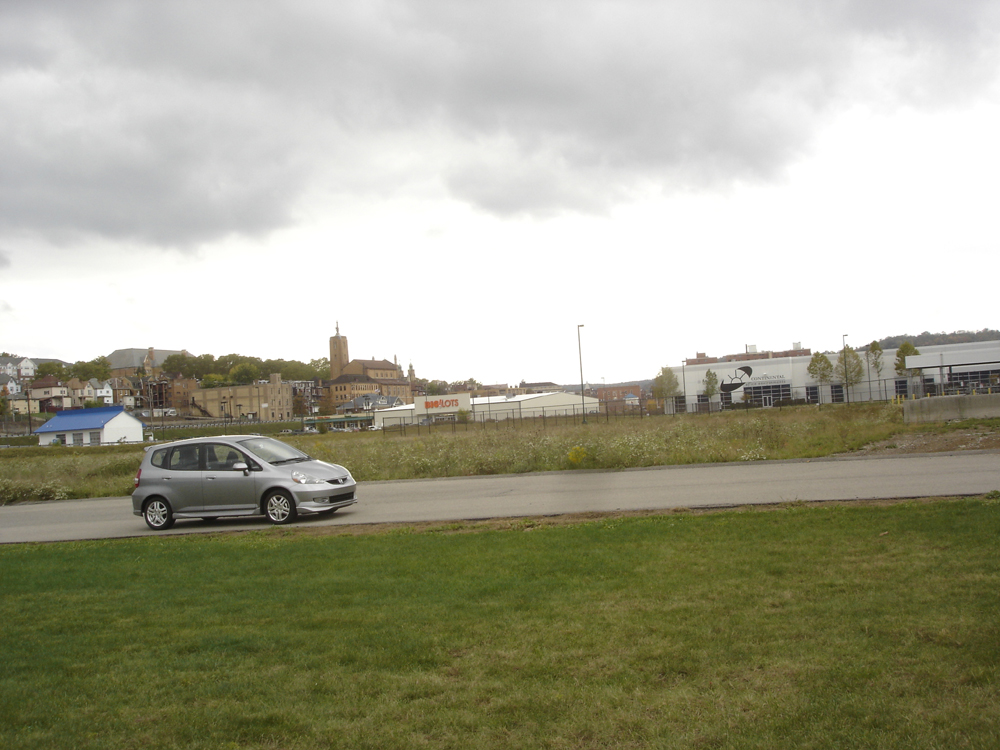
#> input picture isy-02/images/pano3.jpg, 1000 x 750 px
$ python 02_stitching.py
#> lines starting #> are read from the running program, lines starting #| are printed output that depends on the picture; after the words box and inside, x2 and y2 are one past the last pixel; in counts of white or black regions, pixels touching at a corner belong together
### isy-02/ImageStitcher.py
import numpy as np
import cv2
from matplotlib import pyplot as plt


# complete the class ImageStitcher

class ImageStitcher:
    """A simple class for stitching two images. The class expects two color images"""

    def __init__(self, imagelist):

        self.imagelist = imagelist
        # match ratio to clean feature area from non-important ones
        self.distanceRatio = 0.75
        # theshold for homography
        self.reprojectionThreshold = 4.0

    def match_keypoints(self, kpsPano1, kpsPano2, descriptors1, descriptors2):
        """This function computes the matching of image features between two different
        images and a transformation matrix (aka homography) that we will use to unwarp the images
        and place them correctly next to each other. There is no need for modifying this, we will
        cover what is happening here later in the course.
        """
        # compute the raw matches using a Bruteforce matcher that
        # compares image descriptors/feature vectors in high-dimensional space
        # by employing K-Nearest-Neighbor match (more next course)
        bf = cv2.BFMatcher()
        rawmatches = bf.knnMatch(descriptors1, descriptors2, 2)
        matches = []

        # loop over the raw matches and filter them
        for m in rawmatches:
            # ensure the distance is within a certain ratio of each
            # other (i.e. David Lowe's ratio = 0.75)
            # in other words - panorama images need some useful overlap
            if len(m) == 2 and m[0].distance < m[1].distance * self.distanceRatio:
                matches.append((m[0].trainIdx, m[0].queryIdx))

        print("matches:", len(matches))
        # we need to compute a homography - more next course
        # computing a homography requires at least 4 matches
        if len(matches) > 4:
            # construct the two sets of points
            ptsPano1 = np.float32([kpsPano1[i].pt for (_, i) in matches])
            ptsPano2 = np.float32([kpsPano2[i].pt for (i, _) in matches])

            # compute the homography between the two sets of points
            (H, status) = cv2.findHomography(ptsPano1, ptsPano2, cv2.RANSAC, self.reprojectionThreshold)

            # we return the corresponding perspective transform and some
            # necessary status object + the used matches
            return (H, status, matches)

        # otherwise, no homograpy could be computed
        return None

    def draw_matches(self, img1, img2, kp1, kp2, matches, status):
        """For each pair of points we draw a line between both images and circles,
        then connect a line between them.
        Returns a new image containing the visualized matches
        """

        (h1, w1) = img1.shape[:2]
        (h2, w2) = img2.shape[:2]
        vis = np.zeros((max(h1, h2), w1 + w2, 3), dtype="uint8")
        vis[0:h1, 0:w1] = img1
        vis[0:h2, w1:] = img2

        for ((idx2, idx1), s) in zip(matches, status):
            # only process the match if the keypoint was successfully matched
            if s == 1:
                # x - columns
                # y - rows
                (x1, y1) = kp1[idx1].pt
                (x2, y2) = kp2[idx2].pt

                # Draw a small circle at both co-ordinates
                # radius 4
                # colour blue
                # thickness = 1
                cv2.circle(vis, (int(x1), int(y1)), 4, (255, 255, 0), 1)
                cv2.circle(vis, (int(x2) + w1, int(y2)), 4, (255, 255, 0), 1)

                # Draw a line in between the two points
                # thickness = 1
                # colour blue
                cv2.line(vis, (int(x1), int(y1)), (int(x2) + w1, int(y2)), (255, 0, 0), 1)
        return vis

    def stitch_to_panorama(self):
        # 1. create feature extraction
        sift = cv2.xfeatures2d.SIFT_create()
        # 2. detect and compute keypoints and descriptors for the first image
        panorama_img = self.imagelist[0]
        drawnMatches = []
        # 3. loop through the remaining images and detect and compute keypoints + descriptors
        i = 1
        while i < len(self.imagelist):
            imgi = self.imagelist[i]

            kp0, des0 = sift.detectAndCompute(panorama_img, None)
            kpi, desi = sift.detectAndCompute(imgi, None)
            # termination criteria
            ch = cv2.waitKey(1) & 0xFF
            # # 4. match features between the two images consecutive images and check if the
            # # result might be None.
            (H, status, matchList) = self.match_keypoints(kp0, kpi, des0, desi)
            # # if not enough matches were found we can't stitch
            # # and we break here
            if len(matchList) < 2:
                print("NOT ENOUGH MATCHES FOUND BETWEEN %s. AND %s. IMAGES." % (i, i + 1))
                break
            imgasdf = self.draw_matches(panorama_img, imgi, kp0, kpi, matchList, status)
            drawnMatches.append(imgasdf)
            # while True:
            #     cv2.imshow("matches"+str(i)+".jpg", imgasdf)
            #     cv2.imwrite("matches"+str(i)+".jpg", imgasdf)
            #     ch = cv2.waitKey(1) & 0xFF
            #     if ch == ord('q'):
            #         break


            # The result contains matches and a status object that can be used to draw the matches.
            # Additionally (and more importantly it contains the transformation matrix (homography matrix)
            # commonly refered to as H. That can and should be used with cv2.warpPerspective to transform
            # consecutive images such that they fit together.
            # make sure the size of the new (warped) image is large enough to support the overlap
            # the resulting image might be too wide (lot of black areas on the right) because there is a
            # substantial overlap
            panorama_img = cv2.warpPerspective(panorama_img, H,
                                               (panorama_img.shape[1] + imgi.shape[1], panorama_img.shape[0]))
            panorama_img[0:imgi.shape[0], 0:imgi.shape[1]] = imgi

            i += 1
            # 5. create a new image using draw_matches containing the visualized matches

        # 6. return the resulting stitched image
        return (drawnMatches, panorama_img)

### isy-02/02_stitching.py
import numpy as np
import cv2
import math
import sys
from ImageStitcher import *

############################################################
#
#                   Image Stitching
#
############################################################

# 1. load panorama images
imgs = []
filenames = ["images/pano3.jpg","images/pano2.jpg", "images/pano1.jpg"]
# filenames = ["images/pano6.jpg","images/pano5.jpg", "images/pano4.jpg"]
for filename in filenames:
    imgs.append(cv2.imread(filename, 1))

# order of input images is important is important (from right to left)
imageStitcher = ImageStitcher(imgs)  # list of images
#> in __init__, `self.imagelist = imagelist`: self.imagelist = 3 items
(matchlist, result) = imageStitcher.stitch_to_panorama()
#> in stitch_to_panorama, panorama_img is the input picture: shape (750, 1000, 3); mean B, G, R 144.6, 164.3, 164.9
#> in stitch_to_panorama, `kp0, des0 = sift.detectAndCompute(panorama_img, None)`: kp0 = 1191 keypoints; strongest (x, y, size): (244, 465, 3.2), (123, 428, 21.6), (748, 370, 5.7), (278, 499, 2.4)
#> in stitch_to_panorama, `kpi, desi = sift.detectAndCompute(imgi, None)`: kpi = 1474 keypoints; strongest (x, y, size): (662, 447, 3.1), (278, 435, 2.1), (763, 461, 3.3), (401, 201, 2.7)
#> (key q is pressed here)
#> in match_keypoints, `rawmatches = bf.knnMatch(descriptors1, descriptors2, 2)`: rawmatches = 1191 matches
#> after the loop in match_keypoints, `for m in rawmatches:`: matches = 432 pairs, first value 439 to 1470, second value 5 to 1186
#| matches: 432
#> in match_keypoints, `ptsPano1 = np.float32([kpsPano1[i].pt for (_, i) in matches])`: ptsPano1 = 432 pairs, first value 7.6 to 991.8, second value 200.6 to 730.4
#> in match_keypoints, `ptsPano2 = np.float32([kpsPano2[i].pt for (i, _) in matches])`: ptsPano2 = 432 pairs, first value 275.1 to 986, second value 193.1 to 719.4
#> in match_keypoints, `(H, status) = cv2.findHomography(ptsPano1, ptsPano2, cv2.RANSAC, self...`: H = [[0.789, 0.0159, 429.2], [-0.0903, 0.94, 8.87], [-0.000214, 6.14e-06, 1]]; status = 432 values, max 1 at index 0, min 0 at index 36, mean 0.938
#> in stitch_to_panorama, `(H, status, matchList) = self.match_keypoints(kp0, kpi, des0, desi)`: matchList has the same summary as matches in match_keypoints
#> in draw_matches, `vis[0:h1, 0:w1] = img1`:
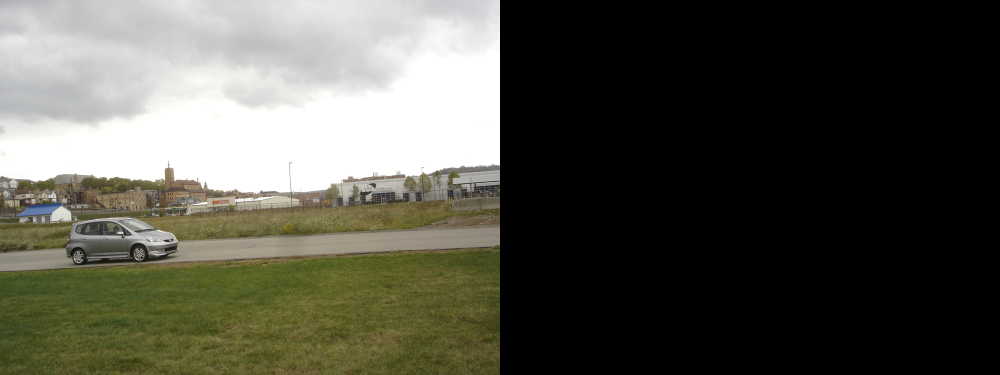
#> vis: shape (750, 2000, 3) (shown at 1/2 size); mean B, G, R 72.3, 82.1, 82.4
#> in draw_matches, `vis[0:h2, w1:] = img2`:
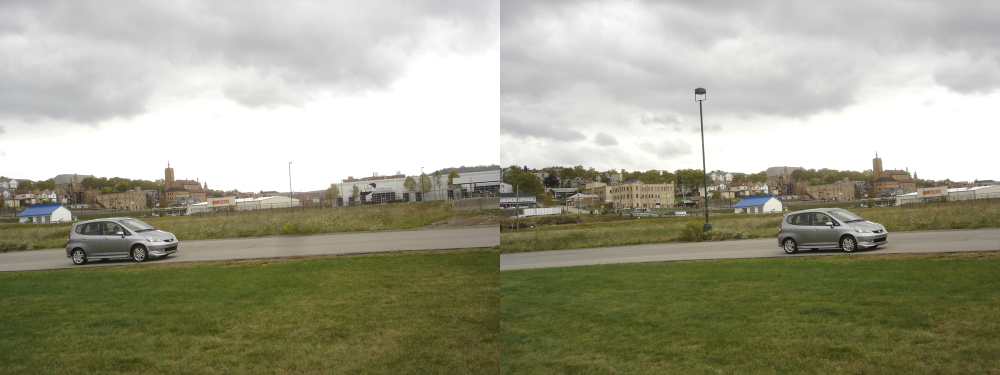
#> vis: shape (750, 2000, 3) (shown at 1/2 size); mean B, G, R 139.5, 160, 160.2
#> the loop in draw_matches, `for ((idx2, idx1), s) in zip(matches, status):` made 432 passes
#> (idx2, idx1, s, x1, y1, x2, y2) on passes 1 to 12: (755, 5, [1], 7.6, 432.6, 440.8, 414.6), (756, 7, [1], 9.17, 364.5, 441.3, 351.2), (758, 8, [1], 9.62, 370, 441.7, 356.1), (760, 12, [1], 11.08, 501.5, 445.5, 478.4), (759, 13, [1], 11.61, 447.3, 444.7, 428.4), (762, 16, [1], 14.38, 391.5, 446.5, 375.9), (764, 21, [1], 18.49, 370.7, 450, 356.7), (765, 22, [1], 18.97, 386.6, 450.6, 371.9), (767, 23, [1], 20.91, 406.5, 452.4, 390.1), (768, 25, [1], 22.26, 358.5, 453.4, 345.5), (769, 26, [1], 22.57, 363.9, 453.6, 350.6), (771, 27, [1], 23.09, 433, 455.2, 414.9)
#> (x1, y1, x2, y2) on passes 61 to 66: (90.74, 388.2, 516.1, 372.4), (92.27, 399.4, 517.9, 383), (93.16, 361.9, 517.8, 347.6), (95.55, 433, 521, 414.6), (98.04, 675.4, 524.2, 645.2), (98.79, 495.9, 524.4, 474.4)
#> after the loop in draw_matches, `for ((idx2, idx1), s) in zip(matches, status):`:
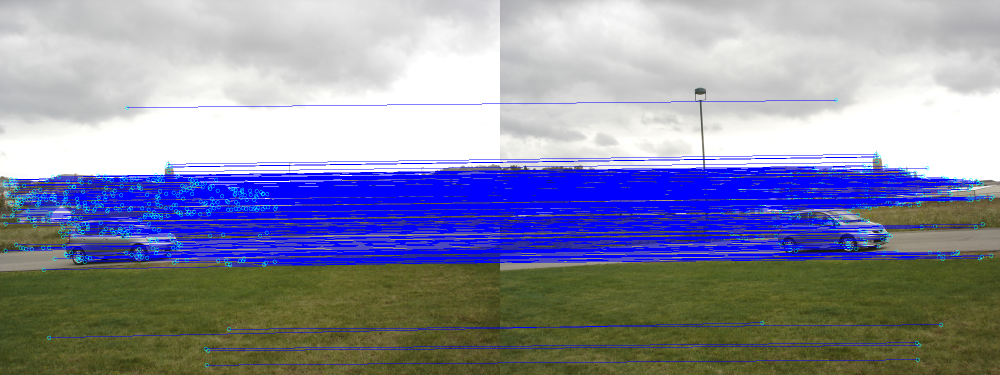
#> vis: shape (750, 2000, 3) (shown at 1/2 size); 16.86% of pixels changed, all inside (x1, y1, x2, y2) = (3, 196, 1990, 735)
#> in stitch_to_panorama, `panorama_img = cv2.warpPerspective(panorama_img, H, (panorama_img.shap..`:
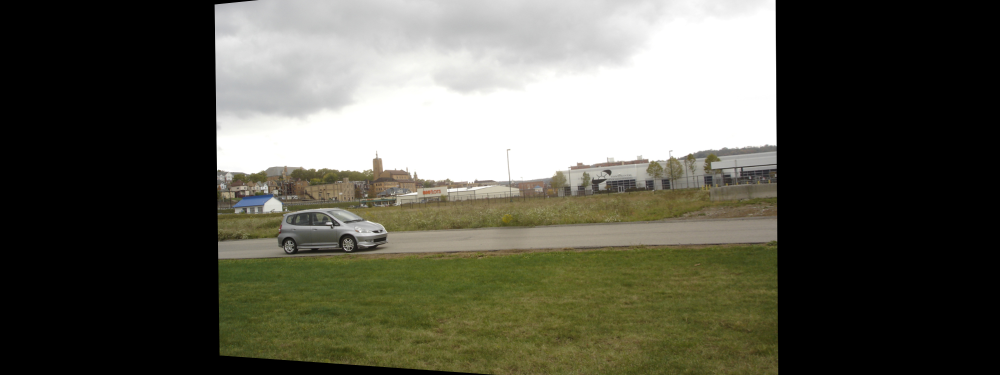
#> panorama_img: shape (750, 2000, 3) (shown at 1/2 size); mean B, G, R 78.4, 89.9, 90.3
#> in stitch_to_panorama, `panorama_img[0:imgi.shape[0], 0:imgi.shape[1]] = imgi`:
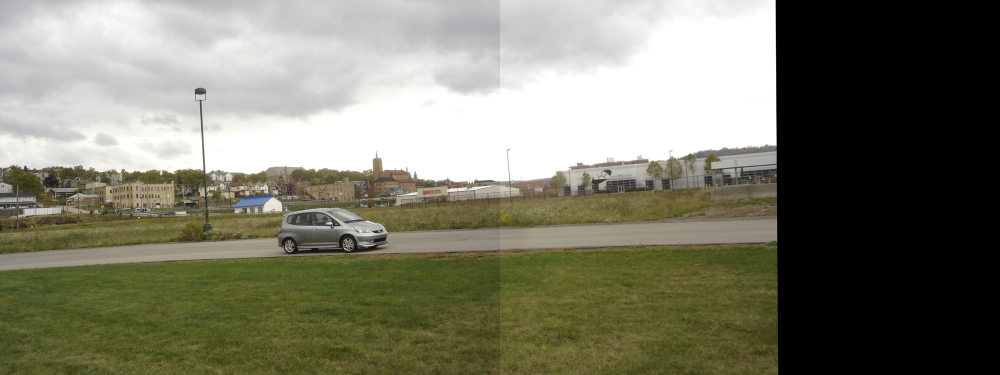
#> panorama_img: shape (750, 2000, 3) (shown at 1/2 size); mean B, G, R 106.5, 123.2, 123.7
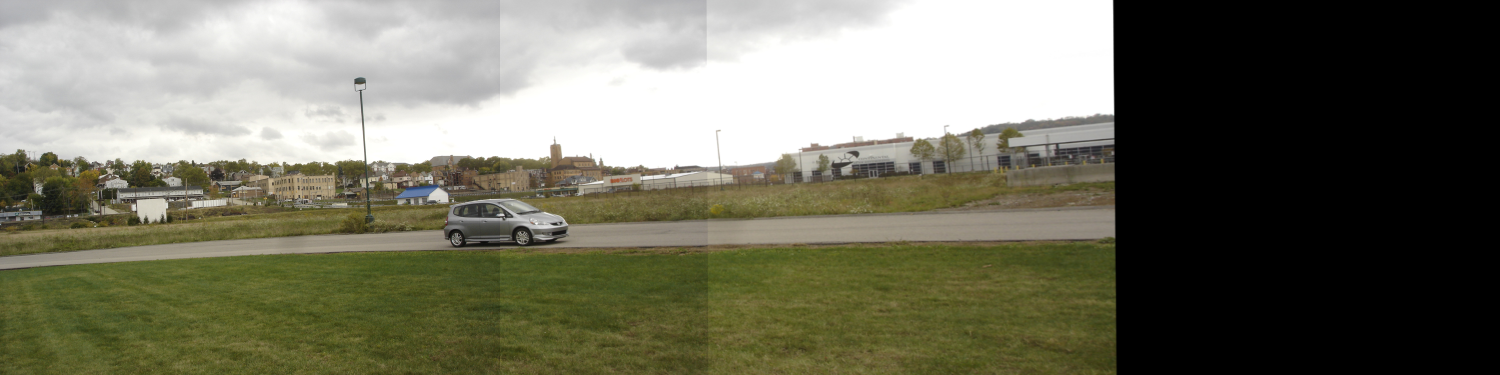
#> result: shape (750, 3000, 3) (shown at 1/2 size); mean of channels 0, 1, 2 96.9, 113.8, 114.4; drawn as B, G, R
#> matchlist = 2 items

if not matchlist:
    print("We have not enough matching keypoints to create a panorama")
else:
    print("Done")
    while True:
        # output all matching images
        # cv2.imshow("singles",imgs)
        # output result
        # Note: if necessary resize the image
        cv2.imshow("Panorama", result)
        name = ""
        if "images/pano1.jpg" in filenames:
            name = "1To3"
        elif "images/pano4.jpg" in filenames:
            name = "4To6"
        else:
            name = "error"
        ch = cv2.waitKey(1) & 0xFF
#> (key q is pressed here)
        if ch == ord('q'):
            break
cv2.imwrite("panorama-" + name + ".jpg", result)
cv2.imwrite("last-drawn-matches-" + name + ".jpg", matchlist[len(matchlist)-1])
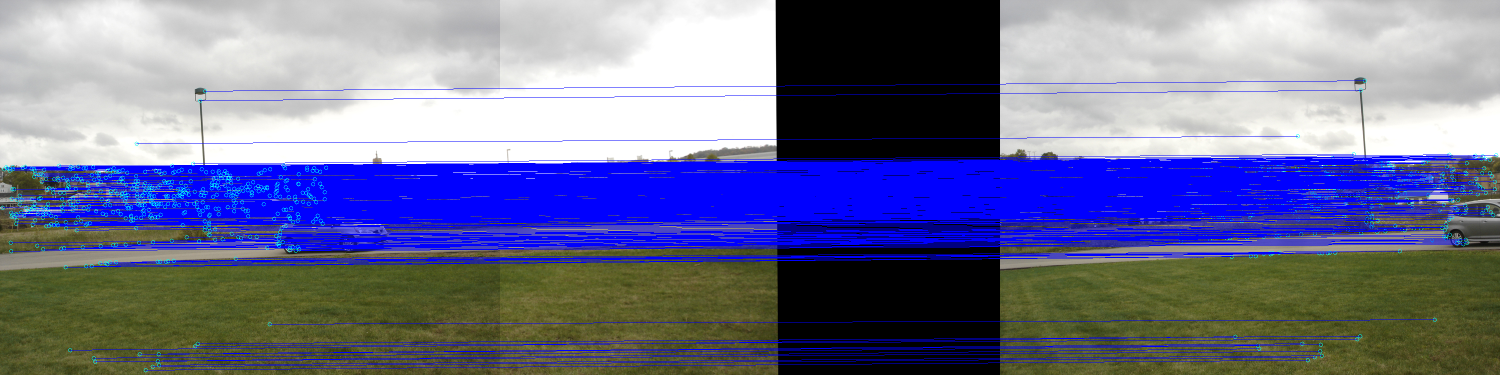
#> saved as last-drawn-matches-1To3.jpg: shape (750, 3000, 3) (shown at 1/2 size); mean B, G, R 148.5, 112.9, 110.9
cv2.destroyAllWindows()
